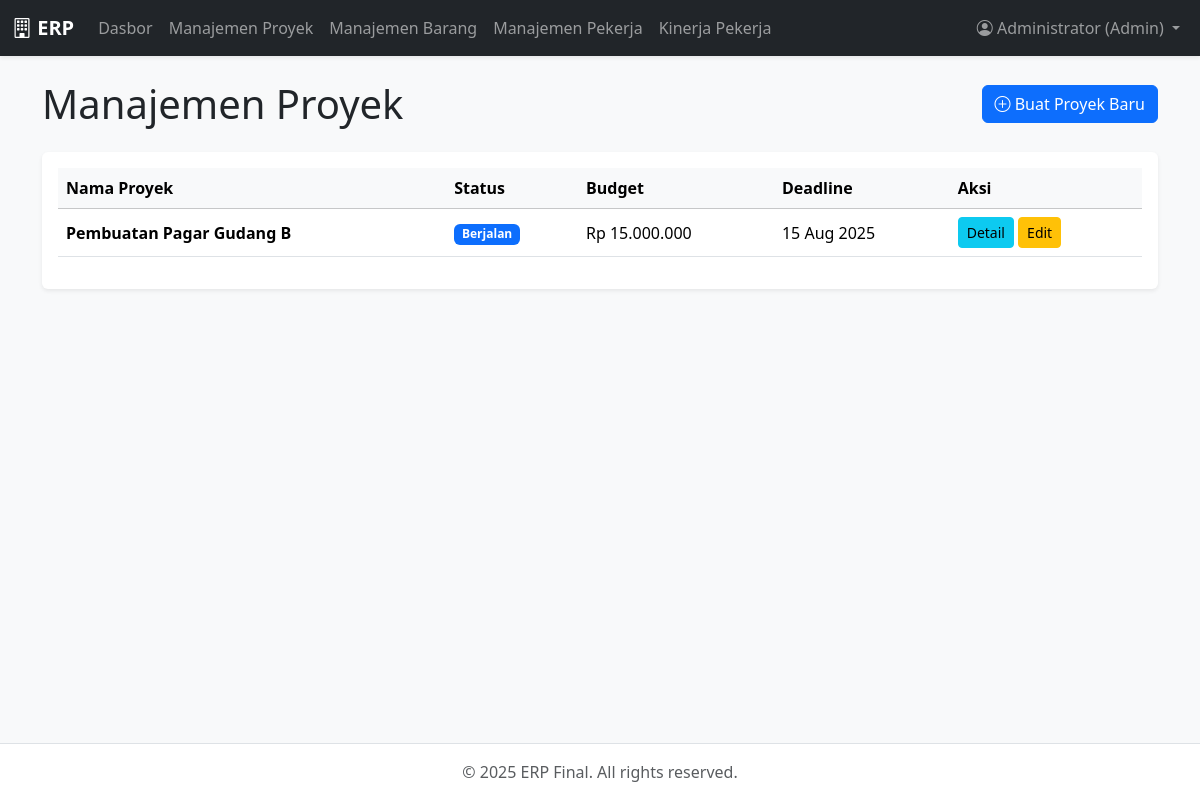
Page /worker/project/index.php (signed in) on the committed database.
### tables this page shows
CREATE TABLE projects (
        id INTEGER PRIMARY KEY AUTOINCREMENT,
        nama_proyek VARCHAR(100) NOT NULL,
        deskripsi TEXT,
        total_budget REAL DEFAULT 0,
        status VARCHAR(20) DEFAULT 'Baru',
        tgl_mulai DATE,
        deadline DATE
    );

### includes/functions.php (called while the page is built, shortened)
<?php
function format_rupiah($number) {
    return 'Rp ' . number_format($number, 0, ',', '.');
}

### worker/project/index.php (the view, shortened to what this page needs)
<?php
require_once __DIR__ . '/../../templates/header.php';
$projects = $db->query("SELECT * FROM projects ORDER BY tgl_mulai DESC")->fetchAll();
?>
<main class="container mt-4">
    <div class="d-flex justify-content-between align-items-center mb-4">
        <h1 class="mb-0">Manajemen Proyek</h1>
        <a href="manage.php" class="btn btn-primary"><i class="bi bi-plus-circle"></i> Buat Proyek Baru</a>
    </div>
    <div class="card shadow-sm">
        <div class="card-body">
            <div class="table-responsive">
                <table class="table table-hover align-middle">
                    <thead class="table-light">
                        <tr>
                            <th>Nama Proyek</th>
                            <th>Status</th>
                            <th>Budget</th>
                            <th>Deadline</th>
                            <th>Aksi</th>
                        </tr>
                    </thead>
                    <tbody>
                        <?php foreach ($projects as $p): ?>
                        <tr>
                            <td><strong><?= htmlspecialchars($p['nama_proyek']) ?></strong></td>
                            <td><span class="badge bg-primary"><?= htmlspecialchars($p['status']) ?></span></td>
                            <td><?= format_rupiah($p['total_budget']) ?></td>
                            <td><?= date('d M Y', strtotime($p['deadline'])) ?></td>
                            <td>
                                <a href="detail.php?id=<?= $p['id'] ?>" class="btn btn-sm btn-info">Detail</a>
                                <a href="manage.php?id=<?= $p['id'] ?>" class="btn btn-sm btn-warning">Edit</a>
                            </td>
                        </tr>
                        <?php endforeach; ?>
                    </tbody>
                </table>
            </div>
        </div>
    </div>
</main>
<?php
require_once __DIR__ . '/../../templates/footer.php';
?>

### style.css (style rules this page uses)
body { background-color: #f0f2f5; }
.card { border: none; }

### rows in the picture
projects: nama_proyek "Pembuatan Pagar Gudang B", status "Berjalan", total_budget "Rp 15.000.000", deadline "15 Aug 2025"

### other values in the picture
$_SESSION['user_name'] "Administrator"
$_SESSION['user_role'] "Admin"
